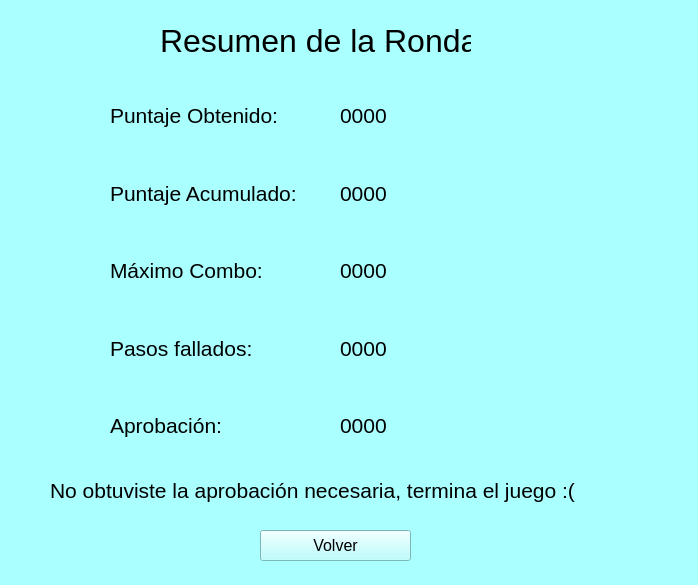
<?xml version="1.0" encoding="UTF-8"?>
<ui version="4.0">
 <class>Form</class>
 <widget class="QWidget" name="Form">
  <property name="geometry">
   <rect>
    <x>0</x>
    <y>0</y>
    <width>698</width>
    <height>585</height>
   </rect>
  </property>
  <property name="windowTitle">
   <string>Form</string>
  </property>
  <property name="styleSheet">
   <string notr="true">background-color: rgb(170, 255, 255);</string>
  </property>
  <widget class="QLabel" name="label">
   <property name="geometry">
    <rect>
     <x>160</x>
     <y>10</y>
     <width>311</width>
     <height>61</height>
    </rect>
   </property>
   <property name="font">
    <font>
     <pointsize>24</pointsize>
    </font>
   </property>
   <property name="text">
    <string>Resumen de la Ronda</string>
   </property>
  </widget>
  <widget class="QWidget" name="verticalLayoutWidget">
   <property name="geometry">
    <rect>
     <x>110</x>
     <y>80</y>
     <width>201</width>
     <height>381</height>
    </rect>
   </property>
   <layout class="QVBoxLayout" name="verticalLayout">
    <item>
     <widget class="QLabel" name="label_2">
      <property name="font">
       <font>
        <pointsize>16</pointsize>
       </font>
      </property>
      <property name="text">
       <string>Puntaje Obtenido:</string>
      </property>
     </widget>
    </item>
    <item>
     <widget class="QLabel" name="label_3">
      <property name="font">
       <font>
        <pointsize>16</pointsize>
       </font>
      </property>
      <property name="text">
       <string>Puntaje Acumulado:</string>
      </property>
     </widget>
    </item>
    <item>
     <widget class="QLabel" name="label_4">
      <property name="font">
       <font>
        <pointsize>16</pointsize>
       </font>
      </property>
      <property name="text">
       <string>Máximo Combo:</string>
      </property>
     </widget>
    </item>
    <item>
     <widget class="QLabel" name="label_5">
      <property name="font">
       <font>
        <pointsize>16</pointsize>
       </font>
      </property>
      <property name="text">
       <string>Pasos fallados:</string>
      </property>
     </widget>
    </item>
    <item>
     <widget class="QLabel" name="label_6">
      <property name="font">
       <font>
        <pointsize>16</pointsize>
       </font>
      </property>
      <property name="text">
       <string>Aprobación:</string>
      </property>
     </widget>
    </item>
   </layout>
  </widget>
  <widget class="QWidget" name="verticalLayoutWidget_2">
   <property name="geometry">
    <rect>
     <x>340</x>
     <y>80</y>
     <width>171</width>
     <height>381</height>
    </rect>
   </property>
   <layout class="QVBoxLayout" name="verticalLayout_2">
    <item>
     <widget class="QLabel" name="songscore">
      <property name="font">
       <font>
        <pointsize>16</pointsize>
       </font>
      </property>
      <property name="text">
       <string>0000</string>
      </property>
     </widget>
    </item>
    <item>
     <widget class="QLabel" name="currentscore">
      <property name="font">
       <font>
        <pointsize>16</pointsize>
       </font>
      </property>
      <property name="text">
       <string>0000</string>
      </property>
     </widget>
    </item>
    <item>
     <widget class="QLabel" name="combo">
      <property name="font">
       <font>
        <pointsize>16</pointsize>
       </font>
      </property>
      <property name="text">
       <string>0000</string>
      </property>
     </widget>
    </item>
    <item>
     <widget class="QLabel" name="wrongmoves">
      <property name="font">
       <font>
        <pointsize>16</pointsize>
       </font>
      </property>
      <property name="text">
       <string>0000</string>
      </property>
     </widget>
    </item>
    <item>
     <widget class="QLabel" name="approval">
      <property name="font">
       <font>
        <pointsize>16</pointsize>
       </font>
      </property>
      <property name="text">
       <string>0000</string>
      </property>
     </widget>
    </item>
   </layout>
  </widget>
  <widget class="QPushButton" name="backButton">
   <property name="geometry">
    <rect>
     <x>260</x>
     <y>530</y>
     <width>151</width>
     <height>31</height>
    </rect>
   </property>
   <property name="font">
    <font>
     <pointsize>12</pointsize>
    </font>
   </property>
   <property name="text">
    <string>Volver</string>
   </property>
  </widget>
  <widget class="QLabel" name="message">
   <property name="geometry">
    <rect>
     <x>50</x>
     <y>470</y>
     <width>571</width>
     <height>41</height>
    </rect>
   </property>
   <property name="font">
    <font>
     <pointsize>16</pointsize>
    </font>
   </property>
   <property name="text">
    <string>No obtuviste la aprobación necesaria, termina el juego :(</string>
   </property>
  </widget>
 </widget>
 <resources/>
 <connections/>
</ui>
